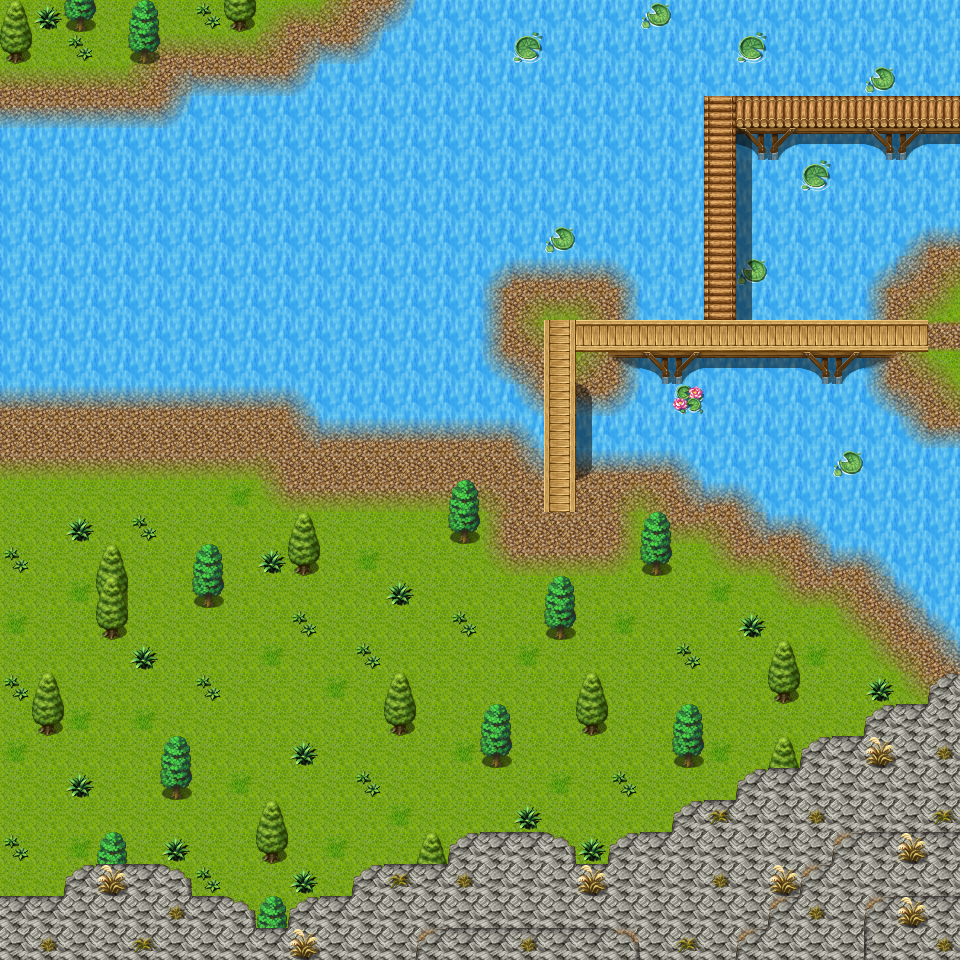

This game map was drawn from its Tiled (.tmx) file and the tilesets committed beside it. A one-line description and the trimmed map source follow:
An orthogonal 30x30 tile map with 32x32 px tiles, 3 tile layers (Ground, Objects, Above), 1 hidden layer not drawn, 40 tilesets and 11 objects (8x spawn, 3x mapchange).

<map version="1.0" orientation="orthogonal" width="30" height="30" tilewidth="32" tileheight="32">
 <properties>
  <property name="outdoors" value="1" />
 </properties>
 <tileset firstgid="1" name="map_bed_1" tilewidth="32" tileheight="32">
  <image source="../drawable/map_bed_1.png" width="512" height="256" />
 </tileset>
 <tileset firstgid="129" name="map_border_1" tilewidth="32" tileheight="32">
  <image source="../drawable/map_border_1.png" width="512" height="256" />
 </tileset>
 <tileset firstgid="257" name="map_bridge_1" tilewidth="32" tileheight="32">
  <image source="../drawable/map_bridge_1.png" width="512" height="256" />
 </tileset>
 <tileset firstgid="385" name="map_broken_1" tilewidth="32" tileheight="32">
  <image source="../drawable/map_broken_1.png" width="512" height="256" />
 </tileset>
 <tileset firstgid="513" name="map_cavewall_1" tilewidth="32" tileheight="32">
  <image source="../drawable/map_cavewall_1.png" width="576" height="192" />
 </tileset>
 <tileset firstgid="621" name="map_cavewall_2" tilewidth="32" tileheight="32">
  <image source="../drawable/map_cavewall_2.png" width="576" height="192" />
 </tileset>
 <tileset firstgid="729" name="map_cavewall_3" tilewidth="32" tileheight="32">
  <image source="../drawable/map_cavewall_3.png" width="576" height="192" />
 </tileset>
 <tileset firstgid="837" name="map_chair_table_1" tilewidth="32" tileheight="32">
  <image source="../drawable/map_chair_table_1.png" width="512" height="256" />
 </tileset>
 <tileset firstgid="965" name="map_crate_1" tilewidth="32" tileheight="32">
  <image source="../drawable/map_crate_1.png" width="512" height="256" />
 </tileset>
 <tileset firstgid="1093" name="map_cupboard_1" tilewidth="32" tileheight="32">
  <image source="../drawable/map_cupboard_1.png" width="512" height="256" />
 </tileset>
 <tileset firstgid="1221" name="map_curtain_1" tilewidth="32" tileheight="32">
  <image source="../drawable/map_curtain_1.png" width="512" height="256" />
 </tileset>
 <tileset firstgid="1349" name="map_entrance_1" tilewidth="32" tileheight="32">
  <image source="../drawable/map_entrance_1.png" width="512" height="256" />
 </tileset>
 <tileset firstgid="1477" name="map_fence_1" tilewidth="32" tileheight="32">
  <image source="../drawable/map_fence_1.png" width="512" height="256" />
 </tileset>
 <tileset firstgid="1605" name="map_fence_2" tilewidth="32" tileheight="32">
  <image source="../drawable/map_fence_2.png" width="512" height="256" />
 </tileset>
 <tileset firstgid="1733" name="map_ground_1" tilewidth="32" tileheight="32">
  <image source="../drawable/map_ground_1.png" width="512" height="256" />
 </tileset>
 <tileset firstgid="1861" name="map_ground_2" tilewidth="32" tileheight="32">
  <image source="../drawable/map_ground_2.png" width="512" height="256" />
 </tileset>
 <tileset firstgid="1989" name="map_ground_3" tilewidth="32" tileheight="32">
  <image source="../drawable/map_ground_3.png" width="512" height="256" />
 </tileset>
 <tileset firstgid="2117" name="map_ground_4" tilewidth="32" tileheight="32">
  <image source="../drawable/map_ground_4.png" width="512" height="256" />
 </tileset>
 <tileset firstgid="2245" name="map_ground_5" tilewidth="32" tileheight="32">
  <image source="../drawable/map_ground_5.png" width="512" height="256" />
 </tileset>
 <tileset firstgid="2373" name="map_ground_6" tilewidth="32" tileheight="32">
  <image source="../drawable/map_ground_6.png" width="512" height="256" />
 </tileset>
 <tileset firstgid="2501" name="map_ground_7" tilewidth="32" tileheight="32">
  <image source="../drawable/map_ground_7.png" width="512" height="256" />
 </tileset>
 <tileset firstgid="2629" name="map_ground_8" tilewidth="32" tileheight="32">
  <image source="../drawable/map_ground_8.png" width="512" height="256" />
 </tileset>
 <tileset firstgid="2757" name="map_indoor_1" tilewidth="32" tileheight="32">
  <image source="../drawable/map_indoor_1.png" width="512" height="256" />
 </tileset>
 <tileset firstgid="2885" name="map_kitchen_1" tilewidth="32" tileheight="32">
  <image source="../drawable/map_kitchen_1.png" width="512" height="256" />
 </tileset>
 <tileset firstgid="3013" name="map_outdoor_1" tilewidth="32" tileheight="32">
  <image source="../drawable/map_outdoor_1.png" width="512" height="256" />
 </tileset>
 <tileset firstgid="3141" name="map_pillar_1" tilewidth="32" tileheight="32">
  <image source="../drawable/map_pillar_1.png" width="512" height="256" />
 </tileset>
 <tileset firstgid="3269" name="map_plant_1" tilewidth="32" tileheight="32">
  <image source="../drawable/map_plant_1.png" width="512" height="256" />
 </tileset>
 <tileset firstgid="3397" name="map_rock_1" tilewidth="32" tileheight="32">
  <image source="../drawable/map_rock_1.png" width="512" height="256" />
 </tileset>
 <tileset firstgid="3525" name="map_roof_1" tilewidth="32" tileheight="32">
  <image source="../drawable/map_roof_1.png" width="512" height="256" />
 </tileset>
 <tileset firstgid="3653" name="map_roof_2" tilewidth="32" tileheight="32">
  <image source="../drawable/map_roof_2.png" width="512" height="256" />
 </tileset>
 <tileset firstgid="3781" name="map_shop_1" tilewidth="32" tileheight="32">
  <image source="../drawable/map_shop_1.png" width="512" height="256" />
 </tileset>
 <tileset firstgid="3909" name="map_sign_ladder_1" tilewidth="32" tileheight="32">
  <image source="../drawable/map_sign_ladder_1.png" width="512" height="256" />
 </tileset>
 <tileset firstgid="4037" name="map_table_1" tilewidth="32" tileheight="32">
  <image source="../drawable/map_table_1.png" width="512" height="256" />
 </tileset>
 <tileset firstgid="4165" name="map_trail_1" tilewidth="32" tileheight="32">
  <image source="../drawable/map_trail_1.png" width="512" height="256" />
 </tileset>
 <tileset firstgid="4293" name="map_tree_1" tilewidth="32" tileheight="32">
  <image source="../drawable/map_tree_1.png" width="512" height="256" />
 </tileset>
 <tileset firstgid="4421" name="map_wall_1" tilewidth="32" tileheight="32">
  <image source="../drawable/map_wall_1.png" width="512" height="256" />
 </tileset>
 <tileset firstgid="4549" name="map_wall_2" tilewidth="32" tileheight="32">
  <image source="../drawable/map_wall_2.png" width="480" height="256" />
 </tileset>
 <tileset firstgid="4669" name="map_wall_3" tilewidth="32" tileheight="32">
  <image source="../drawable/map_wall_3.png" width="480" height="256" />
 </tileset>
 <tileset firstgid="4789" name="map_window_1" tilewidth="32" tileheight="32">
  <image source="../drawable/map_window_1.png" width="512" height="256" />
 </tileset>
 <tileset firstgid="4917" name="map_window_2" tilewidth="32" tileheight="32">
  <image source="../drawable/map_window_2.png" width="512" height="256" />
 </tileset>
 <layer name="Ground" width="30" height="30">
  <data>[900 cells, 900 non-empty, 7 distinct tile ids]</data>
 </layer>
 <layer name="Objects" width="30" height="30">
  <data>[900 cells, 289 non-empty, 35 distinct tile ids]</data>
 </layer>
 <layer name="Above" width="30" height="30">
  <data>[900 cells, 53 non-empty, 16 distinct tile ids]</data>
 </layer>
 <layer name="Walkable" width="30" height="30" visible="0">
  <data>[900 cells, 547 non-empty, 1 distinct tile ids]</data>
 </layer>
 <objectgroup name="Mapevents" visible="0">
  <object name="west" type="mapchange" x="0" y="416" width="32" height="480">
   <properties>
    <property name="map" value="waterway13" />
    <property name="place" value="east" />
   </properties>
  </object>
  <object name="east" type="mapchange" x="928" y="256" width="32" height="160">
   <properties>
    <property name="map" value="waterway9" />
    <property name="place" value="west" />
   </properties>
  </object>
  </objectgroup>
 <objectgroup name="Spawn" visible="0">
  <!-- 8 objects omitted --></objectgroup>
 <objectgroup name="Keys" visible="0" />
</map>
<!-- 9 of 11 objects omitted -->
